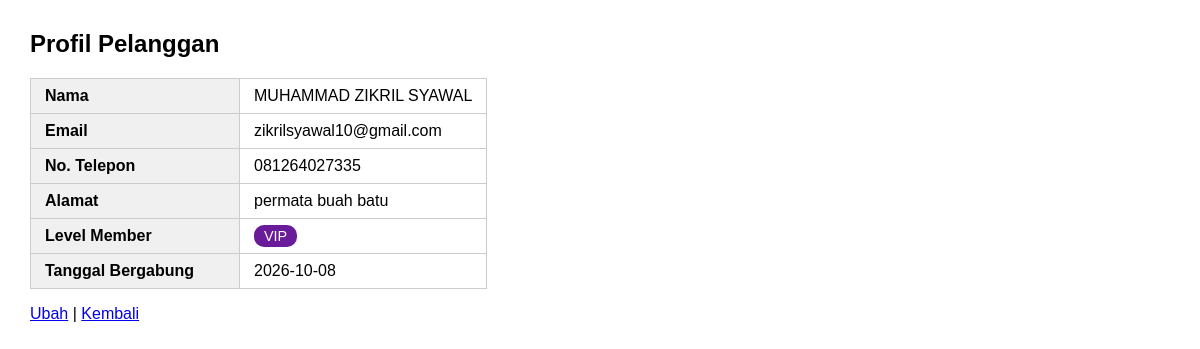
Screenshot of /detail.php?id=4 (signed in) with the database file from the repository.
### tables this page shows
CREATE TABLE `pelanggan` (
  `id` int NOT NULL,
  `nama` varchar(100) NOT NULL,
  `email` varchar(100) NOT NULL,
  `password` varchar(255) NOT NULL,
  `no_telepon` varchar(20) DEFAULT NULL,
  `alamat` text,
  `level_member` enum('Basic','Gold','VIP') NOT NULL DEFAULT 'Basic',
  `tanggal_bergabung` date NOT NULL DEFAULT (curdate()),
  `created_at` timestamp NULL DEFAULT CURRENT_TIMESTAMP,
  `updated_at` timestamp NULL DEFAULT CURRENT_TIMESTAMP ON UPDATE CURRENT_TIMESTAMP
);

### config/database.php (called while the page is built)
<?php
function getConnection(): PDO {
    $host = 'localhost';
    $db   = 'venue_olahraga';
    $user = 'root';
    $pass = '';
    $pdo = new PDO("mysql:host=$host;dbname=$db;charset=utf8mb4", $user, $pass, [
        PDO::ATTR_ERRMODE            => PDO::ERRMODE_EXCEPTION,
        PDO::ATTR_DEFAULT_FETCH_MODE => PDO::FETCH_ASSOC,
    ]);
    return $pdo;
}

### models/pelanggan.php (called while the page is built, shortened)
<?php
require_once __DIR__ . '/../config/database.php';
class Pelanggan {
    private PDO $db;
    public function __construct() {
        $this->db = getConnection();
    }
    public function cari(int $id): ?array {
        $st = $this->db->prepare('SELECT * FROM pelanggan WHERE id = ?');
        $st->execute([$id]);
        return $st->fetch() ?: null;
    }
}

### detail.php (the view, shortened to what this page needs)
<?php
require 'models/Pelanggan.php';
$id = (int)($_GET['id'] ?? 0);
$p = (new Pelanggan())->cari($id);
?>
<!DOCTYPE html>
<html lang="id">
<head>
</head>
<body>
    <h2>Profil Pelanggan</h2>
    <table>
        <tr><th>Nama</th><td><?= htmlspecialchars($p['nama']) ?></td></tr>
        <tr><th>Email</th><td><?= htmlspecialchars($p['email']) ?></td></tr>
        <tr><th>No. Telepon</th><td><?= htmlspecialchars($p['no_telepon'] ?? '-') ?></td></tr>
        <tr><th>Alamat</th><td><?= nl2br(htmlspecialchars($p['alamat'] ?? '-')) ?></td></tr>
        <tr>
            <th>Level Member</th>
            <td><span class="badge <?= htmlspecialchars($p['level_member']) ?>"><?= htmlspecialchars($p['level_member']) ?></span></td>
        </tr>
        <tr><th>Tanggal Bergabung</th><td><?= $p['tanggal_bergabung'] ?></td></tr>
    </table>
    <p>
        <a href="ubah.php?id=<?= $p['id'] ?>">Ubah</a> |
        <a href="index.php">Kembali</a>
    </p>
</body>
</html>

### detail.php (style rules this page uses)
body { font-family: Arial, sans-serif; margin: 30px; }
table { border-collapse: collapse; }
th, td { border: 1px solid #ccc; padding: 8px 14px; text-align: left; }
th { background: #f0f0f0; width: 180px; }
.badge { padding: 3px 10px; border-radius: 10px; color: #fff; font-size: 0.9em; }
.VIP { background: #6a1b9a; }

### rows the page displays
pelanggan: nama "MUHAMMAD ZIKRIL SYAWAL", email "zikrilsyawal10@gmail.com", no_telepon "081264027335", alamat "permata buah batu", level_member "VIP", tanggal_bergabung "2026-10-08"
